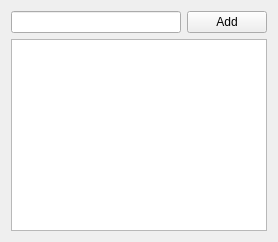
<?xml version="1.0" encoding="UTF-8"?>
<ui version="4.0">
 <class>ToDoList</class>
 <widget class="QWidget" name="ToDoList">
  <layout class="QVBoxLayout" name="verticalLayout">
   <item>
    <layout class="QHBoxLayout" name="inputLayout">
     <item><widget class="QLineEdit" name="taskInput"/></item>
     <item><widget class="QPushButton" name="addButton"><property name="text"><string>Add</string></property></widget></item>
    </layout>
   </item>
   <item><widget class="QListWidget" name="taskList"/></item>
  </layout>
 </widget>
 <resources/>
 <connections/>
</ui>
